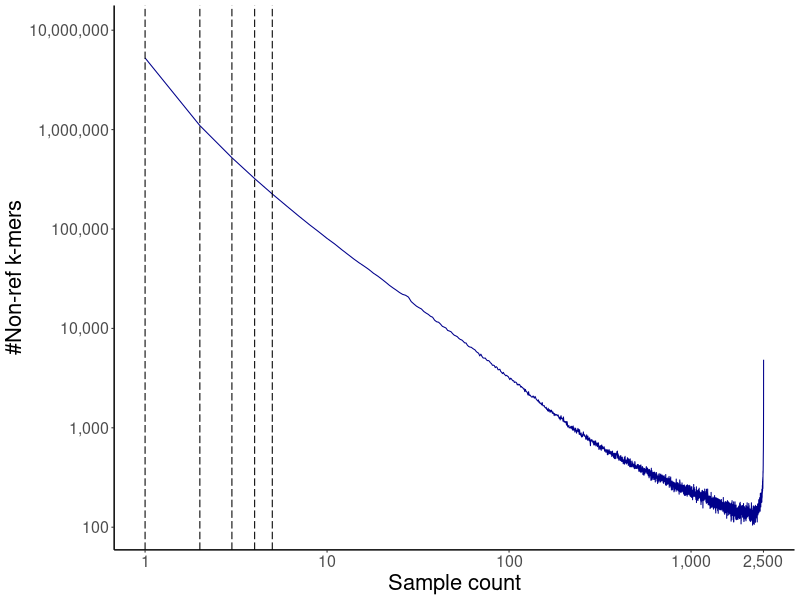

Write the R code that produced this figure.
library(ggplot2)
library(scales)
library(grid)
library(RColorBrewer)
library(reshape2)

args=commandArgs(trailingOnly=TRUE)
x = read.table(args[1], header=F)
x = as.data.frame(table(x))
colnames(x) = c("x", "Freq")
x$x = as.numeric(as.character(x$x))
print(summary(x))

txtFontSize=10
axisFontSize=16
axisTtlFontSize=22
lgdTtlFontSize=22
lgdFontSize=16
scienceTheme=theme(panel.grid.major=element_blank(), panel.grid.minor=element_blank(), legend.key=element_blank(), legend.background=element_blank(), panel.background = element_blank(), panel.border=element_blank(), strip.background = element_blank(), axis.line.x=element_line(size=0.7, color="black"), axis.line.y=element_line(size=0.7, color="black"), axis.text.x=element_text(size=axisFontSize), axis.text.y=element_text(size=axisFontSize), axis.title.x=element_text(size=axisTtlFontSize), axis.title.y=element_text(size=axisTtlFontSize), legend.title=element_text(size=lgdTtlFontSize, face="bold"), legend.text=element_text(size=lgdFontSize), text=element_text(size=txtFontSize))

# VAC
png("vac.png", height=600, width=800)
p1=ggplot(data=x, aes(x=x, y=Freq))+geom_line(colour="darkblue")+ xlab("Sample count") + ylab("#Non-ref k-mers") + scale_x_log10(labels=comma, breaks=c(1,10,100,1000,2500), limits=c(1, max(x$x))) + scale_y_log10(labels=comma, breaks=c(1,10,100,1000,10000,100000,1000000,10000000), limits=c(min(x$Freq), 10000000)) + scienceTheme
p1=p1 + geom_vline(xintercept=1, linetype="longdash") + geom_vline(xintercept=2, linetype="longdash") + geom_vline(xintercept=3, linetype="longdash") + geom_vline(xintercept=4, linetype="longdash") + geom_vline(xintercept=5, linetype="longdash")
p1
dev.off()
print(warnings())
